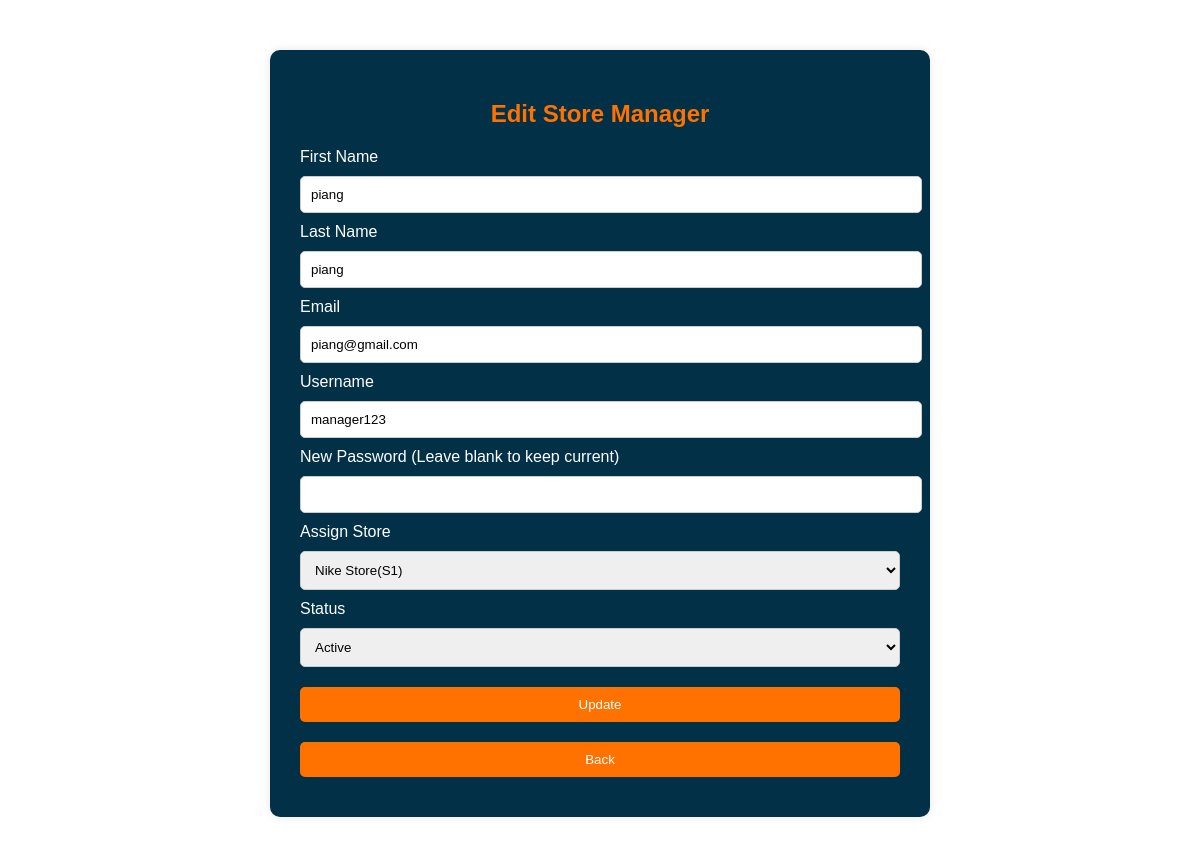
The page /admin/edit_storemanager.php?id=2 (signed in) on the database its author committed.
### tables this page shows
CREATE TABLE `useraccount` (
  `UserAccountID` int(11) NOT NULL,
  `Username` varchar(255) NOT NULL,
  `Password` varchar(255) NOT NULL,
  `Email` varchar(255) NOT NULL,
  `PhoneNumber` varchar(20) DEFAULT NULL,
  `UserFirstName` varchar(255) DEFAULT NULL,
  `UserLastName` varchar(255) DEFAULT NULL,
  `UserType` enum('customer','store_manager','admin','superadmin') NOT NULL,
  `BusinessID` int(11) DEFAULT NULL,
  `StoreID` int(11) DEFAULT NULL,
  `status` enum('active','inactive') DEFAULT 'active'
);

CREATE TABLE `store` (
  `StoreID` int(11) NOT NULL,
  `StoreBrandName` varchar(255) DEFAULT NULL,
  `StoreDescription` text DEFAULT NULL,
  `BusinessID` int(11) DEFAULT NULL,
  `status` enum('active','inactive') NOT NULL DEFAULT 'active',
  `LocID` int(11) DEFAULT NULL,
  `Image` varchar(255) DEFAULT NULL
);

### admin/edit_storemanager.php (the view, shortened to what this page needs)
<?php
include '../conn/conn.php';
if (isset($_GET['id'])) {
    $storeManagerID = $conn->real_escape_string($_GET['id']);
} else {
    echo "<script>alert('Invalid Store Manager ID.'); window.location.href = 'manage_storemanagers.php';</script>";
    exit();
}
$sql_store_manager = "SELECT * FROM UserAccount WHERE UserAccountID = '$storeManagerID'";
$result_store_manager = $conn->query($sql_store_manager);
if ($result_store_manager->num_rows > 0) {
    $store_manager = $result_store_manager->fetch_assoc();
} else {
    echo "<script>alert('Store Manager not found.'); window.location.href = 'manage_storemanagers.php';</script>";
    exit();
}
$sql_stores = "SELECT StoreID, StoreBrandName FROM store";
$result_stores = $conn->query($sql_stores);
?>
<!DOCTYPE html>
<html lang="en">
<head>
</head>
<body>
<div class="container">
    <h2>Edit Store Manager</h2>
    <form method="POST" action="edit_storemanager.php?id=<?php echo $storeManagerID; ?>">
        <label for="first_name">First Name</label>
        <input type="text" id="first_name" name="first_name" value="<?php echo htmlspecialchars($store_manager['UserFirstName']); ?>" required>
        <label for="last_name">Last Name</label>
        <input type="text" id="last_name" name="last_name" value="<?php echo htmlspecialchars($store_manager['UserLastName']); ?>" required>
        <label for="email">Email</label>
        <input type="email" id="email" name="email" value="<?php echo htmlspecialchars($store_manager['Email']); ?>" required>
        <label for="username">Username</label>
        <input type="text" id="username" name="username" value="<?php echo htmlspecialchars($store_manager['Username']); ?>" required>
        <label for="password">New Password (Leave blank to keep current)</label>
        <input type="password" id="password" name="password">
        <label for="store">Assign Store</label>
        <select id="store" name="store" required>
            <?php while ($row = $result_stores->fetch_assoc()) { ?>
                <option value="<?php echo $row['StoreID']; ?>" <?php if ($row['StoreID'] == $store_manager['StoreID']) echo 'selected'; ?>>
                    <?php echo htmlspecialchars($row['StoreBrandName']); ?>
                </option>
            <?php } ?>
        </select>
        <label for="status">Status</label>
        <select id="status" name="status">
            <option value="active" <?php if ($store_manager['status'] == 'active') echo 'selected'; ?>>Active</option>
        </select>
        <button type="submit">Update</button>
        <button type="button" onclick="window.location.href='manage_storemanagers.php';">Back</button>
    </form>
</div>
</body>
</html>

### admin/edit_storemanager.php (style rules this page uses)
body { font-family: Arial, sans-serif; background: #ffff; }
.container { width: 600px; margin: 50px auto; background: #023047; padding: 30px; border-radius: 10px; box-shadow: 0 0 10px rgba(0, 0, 0, 0.1); }
.container label { color: #ffff; }
h2 { text-align: center; color: #ff7200; }
input[type="text"], input[type="email"], input[type="password"], select, button { width: 100%; padding: 10px; margin: 10px 0; border-radius: 5px; border: 1px solid #ccc; }
button { background-color: #ff7200; color: #fff; border: none; cursor: pointer; }

### rows shown on the page
useraccount: first_name "piang", last_name "piang", email "piang@gmail.com", username "manager123", store "Nike Store(S1)", status "Active"
